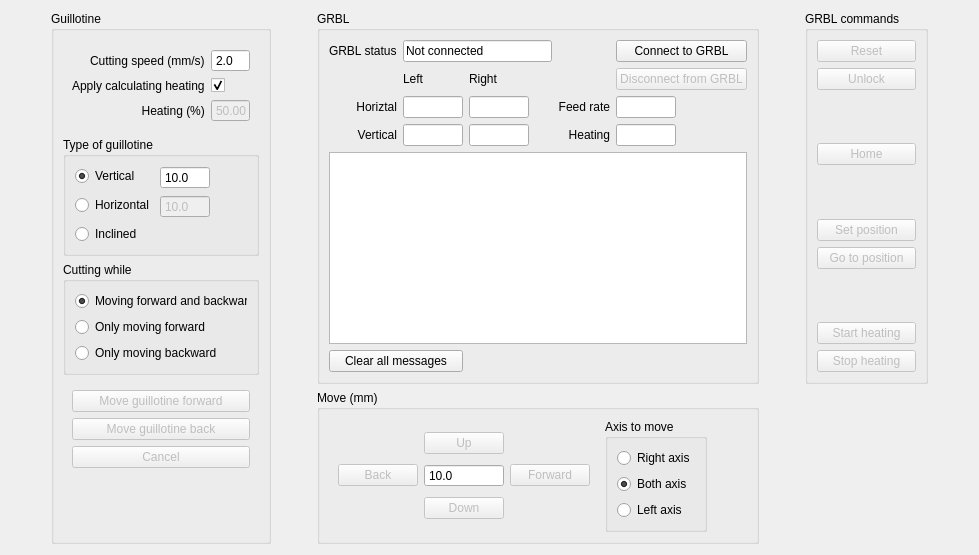
      <widget class="QWidget" name="tabGuillotine">
       <attribute name="title">
        <string>Guillotine &amp;&amp; Move</string>
       </attribute>
       <layout class="QGridLayout" name="gridLayout_4">
        <item row="0" column="5">
         <widget class="QGroupBox" name="groupBox_15">
          <property name="title">
           <string>GRBL commands</string>
          </property>
          <layout class="QVBoxLayout" name="verticalLayout_16">
           <item>
            <widget class="QPushButton" name="pbReset">
             <property name="enabled">
              <bool>false</bool>
             </property>
             <property name="text">
              <string>Reset</string>
             </property>
            </widget>
           </item>
           <item>
            <widget class="QPushButton" name="pbUnlock">
             <property name="enabled">
              <bool>false</bool>
             </property>
             <property name="text">
              <string>Unlock</string>
             </property>
            </widget>
           </item>
           <item>
            <spacer name="verticalSpacer_4">
             <property name="orientation">
              <enum>Qt::Vertical</enum>
             </property>
             <property name="sizeHint" stdset="0">
              <size>
               <width>20</width>
               <height>40</height>
              </size>
             </property>
            </spacer>
           </item>
           <item>
            <widget class="QPushButton" name="pbHome">
             <property name="enabled">
              <bool>false</bool>
             </property>
             <property name="text">
              <string>Home</string>
             </property>
            </widget>
           </item>
           <item>
            <spacer name="verticalSpacer_5">
             <property name="orientation">
              <enum>Qt::Vertical</enum>
             </property>
             <property name="sizeHint" stdset="0">
              <size>
               <width>20</width>
               <height>40</height>
              </size>
             </property>
            </spacer>
           </item>
           <item>
            <widget class="QPushButton" name="pbSetPosition">
             <property name="enabled">
              <bool>false</bool>
             </property>
             <property name="text">
              <string>Set position</string>
             </property>
            </widget>
           </item>
           <item>
            <widget class="QPushButton" name="pbGoToPosition">
             <property name="enabled">
              <bool>false</bool>
             </property>
             <property name="text">
              <string>Go to position</string>
             </property>
            </widget>
           </item>
           <item>
            <spacer name="verticalSpacer_6">
             <property name="orientation">
              <enum>Qt::Vertical</enum>
             </property>
             <property name="sizeHint" stdset="0">
              <size>
               <width>20</width>
               <height>40</height>
              </size>
             </property>
            </spacer>
           </item>
           <item>
            <widget class="QPushButton" name="pbStartHeating">
             <property name="enabled">
              <bool>false</bool>
             </property>
             <property name="text">
              <string>Start heating</string>
             </property>
            </widget>
           </item>
           <item>
            <widget class="QPushButton" name="pbStopHeating">
             <property name="enabled">
              <bool>false</bool>
             </property>
             <property name="text">
              <string>Stop heating</string>
             </property>
            </widget>
           </item>
          </layout>
         </widget>
        </item>
        <item row="0" column="3">
         <widget class="QGroupBox" name="groupBox_14">
          <property name="title">
           <string>GRBL</string>
          </property>
          <layout class="QGridLayout" name="gridLayout_3">
           <item row="0" column="1" colspan="3">
            <widget class="QLineEdit" name="grblStatus">
             <property name="enabled">
              <bool>true</bool>
             </property>
             <property name="text">
              <string>Not connected</string>
             </property>
             <property name="readOnly">
              <bool>true</bool>
             </property>
            </widget>
           </item>
           <item row="2" column="5">
            <widget class="QLineEdit" name="grblF">
             <property name="maximumSize">
              <size>
               <width>60</width>
               <height>16777215</height>
              </size>
             </property>
             <property name="readOnly">
              <bool>true</bool>
             </property>
            </widget>
           </item>
           <item row="2" column="0">
            <widget class="QLabel" name="label_43">
             <property name="layoutDirection">
              <enum>Qt::LeftToRight</enum>
             </property>
             <property name="text">
              <string>Horiztal</string>
             </property>
             <property name="alignment">
              <set>Qt::AlignRight|Qt::AlignTrailing|Qt::AlignVCenter</set>
             </property>
            </widget>
           </item>
           <item row="3" column="2">
            <widget class="QLineEdit" name="grblYD">
             <property name="maximumSize">
              <size>
               <width>60</width>
               <height>16777215</height>
              </size>
             </property>
             <property name="readOnly">
              <bool>true</bool>
             </property>
            </widget>
           </item>
           <item row="3" column="4">
            <widget class="QLabel" name="label_46">
             <property name="text">
              <string>Heating</string>
             </property>
             <property name="alignment">
              <set>Qt::AlignRight|Qt::AlignTrailing|Qt::AlignVCenter</set>
             </property>
            </widget>
           </item>
           <item row="6" column="0" colspan="2">
            <widget class="QPushButton" name="pbClearMsg">
             <property name="text">
              <string>Clear all messages</string>
             </property>
            </widget>
           </item>
           <item row="2" column="1">
            <widget class="QLineEdit" name="grblXG">
             <property name="maximumSize">
              <size>
               <width>60</width>
               <height>16777215</height>
              </size>
             </property>
             <property name="readOnly">
              <bool>true</bool>
             </property>
            </widget>
           </item>
           <item row="5" column="0" colspan="6">
            <widget class="QTextEdit" name="teMsgBox"/>
           </item>
           <item row="1" column="2">
            <widget class="QLabel" name="label_45">
             <property name="text">
              <string>Right</string>
             </property>
            </widget>
           </item>
           <item row="0" column="0">
            <widget class="QLabel" name="label_41">
             <property name="text">
              <string>GRBL status</string>
             </property>
            </widget>
           </item>
           <item row="1" column="1">
            <widget class="QLabel" name="label_42">
             <property name="text">
              <string>Left</string>
             </property>
            </widget>
           </item>
           <item row="3" column="1">
            <widget class="QLineEdit" name="grblYG">
             <property name="maximumSize">
              <size>
               <width>60</width>
               <height>16777215</height>
              </size>
             </property>
             <property name="readOnly">
              <bool>true</bool>
             </property>
            </widget>
           </item>
           <item row="2" column="4">
            <widget class="QLabel" name="label_47">
             <property name="text">
              <string>Feed rate</string>
             </property>
             <property name="alignment">
              <set>Qt::AlignRight|Qt::AlignTrailing|Qt::AlignVCenter</set>
             </property>
            </widget>
           </item>
           <item row="3" column="0">
            <widget class="QLabel" name="label_44">
             <property name="text">
              <string>Vertical</string>
             </property>
             <property name="alignment">
              <set>Qt::AlignRight|Qt::AlignTrailing|Qt::AlignVCenter</set>
             </property>
            </widget>
           </item>
           <item row="2" column="2">
            <widget class="QLineEdit" name="grblXD">
             <property name="maximumSize">
              <size>
               <width>60</width>
               <height>16777215</height>
              </size>
             </property>
             <property name="readOnly">
              <bool>true</bool>
             </property>
            </widget>
           </item>
           <item row="3" column="5">
            <widget class="QLineEdit" name="grblS">
             <property name="maximumSize">
              <size>
               <width>60</width>
               <height>16777215</height>
              </size>
             </property>
             <property name="readOnly">
              <bool>true</bool>
             </property>
            </widget>
           </item>
           <item row="0" column="5">
            <widget class="QPushButton" name="pbConnect">
             <property name="enabled">
              <bool>true</bool>
             </property>
             <property name="text">
              <string>Connect to GRBL</string>
             </property>
            </widget>
           </item>
           <item row="1" column="5">
            <widget class="QPushButton" name="pbDisconnect">
             <property name="enabled">
              <bool>false</bool>
             </property>
             <property name="text">
              <string>Disconnect from GRBL</string>
             </property>
            </widget>
           </item>
          </layout>
         </widget>
        </item>
        <item row="0" column="2">
         <spacer name="horizontalSpacer_8">
          <property name="orientation">
           <enum>Qt::Horizontal</enum>
          </property>
          <property name="sizeHint" stdset="0">
           <size>
            <width>40</width>
            <height>20</height>
           </size>
          </property>
         </spacer>
        </item>
        <item row="0" column="0">
         <spacer name="horizontalSpacer_13">
          <property name="orientation">
           <enum>Qt::Horizontal</enum>
          </property>
          <property name="sizeHint" stdset="0">
           <size>
            <width>40</width>
            <height>20</height>
           </size>
          </property>
         </spacer>
        </item>
        <item row="0" column="1" rowspan="2">
         <widget class="QGroupBox" name="groupBox_13">
          <property name="maximumSize">
           <size>
            <width>220</width>
            <height>16777215</height>
           </size>
          </property>
          <property name="title">
           <string>Guillotine</string>
          </property>
          <layout class="QVBoxLayout" name="verticalLayout_15">
           <item>
            <widget class="QWidget" name="widget_11" native="true">
             <layout class="QFormLayout" name="formLayout_13">
              <property name="labelAlignment">
               <set>Qt::AlignRight|Qt::AlignTrailing|Qt::AlignVCenter</set>
              </property>
              <item row="0" column="0">
               <widget class="QLabel" name="label_38">
                <property name="text">
                 <string>Cutting speed (mm/s)</string>
                </property>
                <property name="alignment">
                 <set>Qt::AlignLeading|Qt::AlignLeft|Qt::AlignVCenter</set>
                </property>
               </widget>
              </item>
              <item row="0" column="1">
               <widget class="QDoubleSpinBox" name="gCuttingSpeed">
                <property name="buttonSymbols">
                 <enum>QAbstractSpinBox::NoButtons</enum>
                </property>
                <property name="decimals">
                 <number>1</number>
                </property>
                <property name="minimum">
                 <double>0.100000000000000</double>
                </property>
                <property name="maximum">
                 <double>10.000000000000000</double>
                </property>
                <property name="value">
                 <double>2.000000000000000</double>
                </property>
               </widget>
              </item>
              <item row="1" column="0">
               <widget class="QLabel" name="label_39">
                <property name="text">
                 <string>Apply calculating heating</string>
                </property>
               </widget>
              </item>
              <item row="1" column="1">
               <widget class="QCheckBox" name="gApplyCalculatedHeating">
                <property name="acceptDrops">
                 <bool>false</bool>
                </property>
                <property name="text">
                 <string/>
                </property>
                <property name="checked">
                 <bool>true</bool>
                </property>
               </widget>
              </item>
              <item row="2" column="0">
               <widget class="QLabel" name="label_40">
                <property name="text">
                 <string>              Heating (%)</string>
                </property>
               </widget>
              </item>
              <item row="2" column="1">
               <widget class="QDoubleSpinBox" name="gHeating">
                <property name="enabled">
                 <bool>false</bool>
                </property>
                <property name="buttonSymbols">
                 <enum>QAbstractSpinBox::NoButtons</enum>
                </property>
                <property name="maximum">
                 <double>100.000000000000000</double>
                </property>
                <property name="value">
                 <double>50.000000000000000</double>
                </property>
               </widget>
              </item>
             </layout>
            </widget>
           </item>
           <item>
            <widget class="QGroupBox" name="groupBox_12">
             <property name="title">
              <string>Type of guillotine</string>
             </property>
             <layout class="QFormLayout" name="formLayout_14">
              <item row="0" column="0">
               <widget class="QRadioButton" name="rbGuillotineVertical">
                <property name="text">
                 <string>Vertical</string>
                </property>
                <property name="checked">
                 <bool>true</bool>
                </property>
               </widget>
              </item>
              <item row="0" column="1">
               <widget class="QDoubleSpinBox" name="gVDist">
                <property name="maximumSize">
                 <size>
                  <width>50</width>
                  <height>16777215</height>
                 </size>
                </property>
                <property name="buttonSymbols">
                 <enum>QAbstractSpinBox::NoButtons</enum>
                </property>
                <property name="decimals">
                 <number>1</number>
                </property>
                <property name="minimum">
                 <double>0.100000000000000</double>
                </property>
                <property name="maximum">
                 <double>500.000000000000000</double>
                </property>
                <property name="value">
                 <double>10.000000000000000</double>
                </property>
               </widget>
              </item>
              <item row="1" column="0">
               <widget class="QRadioButton" name="rbGuillotineHorizontal">
                <property name="text">
                 <string>Horizontal</string>
                </property>
               </widget>
              </item>
              <item row="1" column="1">
               <widget class="QDoubleSpinBox" name="gHDist">
                <property name="enabled">
                 <bool>false</bool>
                </property>
                <property name="maximumSize">
                 <size>
                  <width>50</width>
                  <height>16777215</height>
                 </size>
                </property>
                <property name="buttonSymbols">
                 <enum>QAbstractSpinBox::NoButtons</enum>
                </property>
                <property name="decimals">
                 <number>1</number>
                </property>
                <property name="minimum">
                 <double>0.100000000000000</double>
                </property>
                <property name="maximum">
                 <double>1000.000000000000000</double>
                </property>
                <property name="value">
                 <double>10.000000000000000</double>
                </property>
               </widget>
              </item>
              <item row="2" column="0">
               <widget class="QRadioButton" name="rbGuillotineInclined">
                <property name="text">
                 <string>Inclined</string>
                </property>
               </widget>
              </item>
             </layout>
            </widget>
           </item>
           <item>
            <widget class="QGroupBox" name="groupBox_13">
             <property name="title">
              <string>Cutting while</string>
             </property>
             <layout class="QVBoxLayout" name="verticalLayout_13">
              <item>
               <widget class="QRadioButton" name="rbGuillotineBoth">
                <property name="text">
                 <string>Moving forward and backward</string>
                </property>
                <property name="checked">
                 <bool>true</bool>
                </property>
               </widget>
              </item>
              <item>
               <widget class="QRadioButton" name="rbGuillotineForward">
                <property name="text">
                 <string>Only moving forward</string>
                </property>
               </widget>
              </item>
              <item>
               <widget class="QRadioButton" name="rbGuillotineBackward">
                <property name="text">
                 <string>Only moving backward</string>
                </property>
               </widget>
              </item>
             </layout>
            </widget>
           </item>
           <item>
            <widget class="QWidget" name="widget_12" native="true">
             <layout class="QVBoxLayout" name="verticalLayout_14">
              <item>
               <widget class="QPushButton" name="pbMoveGuillotineForward">
                <property name="enabled">
                 <bool>false</bool>
                </property>
                <property name="text">
                 <string>Move guillotine forward</string>
                </property>
               </widget>
              </item>
              <item>
               <widget class="QPushButton" name="pbMoveGuillotineBack">
                <property name="enabled">
                 <bool>false</bool>
                </property>
                <property name="text">
                 <string>Move guillotine back</string>
                </property>
               </widget>
              </item>
              <item>
               <widget class="QPushButton" name="pbMoveCancel">
                <property name="enabled">
                 <bool>false</bool>
                </property>
                <property name="text">
                 <string>Cancel</string>
                </property>
               </widget>
              </item>
             </layout>
            </widget>
           </item>
           <item>
            <spacer name="verticalSpacer_7">
             <property name="orientation">
              <enum>Qt::Vertical</enum>
             </property>
             <property name="sizeHint" stdset="0">
              <size>
               <width>20</width>
               <height>40</height>
              </size>
             </property>
            </spacer>
           </item>
          </layout>
         </widget>
        </item>
        <item row="0" column="4">
         <spacer name="horizontalSpacer_7">
          <property name="orientation">
           <enum>Qt::Horizontal</enum>
          </property>
          <property name="sizeHint" stdset="0">
           <size>
            <width>40</width>
            <height>20</height>
           </size>
          </property>
         </spacer>
        </item>
        <item row="1" column="3">
         <widget class="QGroupBox" name="groupBox_16">
          <property name="title">
           <string>Move (mm)</string>
          </property>
          <layout class="QHBoxLayout" name="horizontalLayout_10">
           <item>
            <widget class="QWidget" name="widget_13" native="true">
             <layout class="QGridLayout" name="gridLayout_5">
              <item row="0" column="1">
               <widget class="QPushButton" name="pbMoveUp">
                <property name="enabled">
                 <bool>false</bool>
                </property>
                <property name="text">
                 <string>Up</string>
                </property>
               </widget>
              </item>
              <item row="1" column="0">
               <widget class="QPushButton" name="pbMoveBack">
                <property name="enabled">
                 <bool>false</bool>
                </property>
                <property name="text">
                 <string>Back</string>
                </property>
               </widget>
              </item>
              <item row="1" column="1">
               <widget class="QDoubleSpinBox" name="gMoveDist">
                <property name="buttonSymbols">
                 <enum>QAbstractSpinBox::NoButtons</enum>
                </property>
                <property name="decimals">
                 <number>1</number>
                </property>
                <property name="minimum">
                 <double>0.100000000000000</double>
                </property>
                <property name="maximum">
                 <double>15000.000000000000000</double>
                </property>
                <property name="value">
                 <double>10.000000000000000</double>
                </property>
               </widget>
              </item>
              <item row="1" column="2">
               <widget class="QPushButton" name="pbMoveForward">
                <property name="enabled">
                 <bool>false</bool>
                </property>
                <property name="text">
                 <string>Forward</string>
                </property>
               </widget>
              </item>
              <item row="2" column="1">
               <widget class="QPushButton" name="pbMoveDown">
                <property name="enabled">
                 <bool>false</bool>
                </property>
                <property name="text">
                 <string>Down</string>
                </property>
               </widget>
              </item>
             </layout>
            </widget>
           </item>
           <item>
            <widget class="QGroupBox" name="groupBox_17">
             <property name="title">
              <string>Axis to move</string>
             </property>
             <layout class="QVBoxLayout" name="verticalLayout_17">
              <item>
               <widget class="QRadioButton" name="rbMoveRightAxis">
                <property name="text">
                 <string>Right axis</string>
                </property>
               </widget>
              </item>
              <item>
               <widget class="QRadioButton" name="rbMoveBothAxis">
                <property name="text">
                 <string>Both axis</string>
                </property>
                <property name="checked">
                 <bool>true</bool>
                </property>
               </widget>
              </item>
              <item>
               <widget class="QRadioButton" name="rbMoveLeftAxis">
                <property name="text">
                 <string>Left axis</string>
                </property>
               </widget>
              </item>
             </layout>
            </widget>
           </item>
           <item>
            <spacer name="horizontalSpacer_5">
             <property name="orientation">
              <enum>Qt::Horizontal</enum>
             </property>
             <property name="sizeHint" stdset="0">
              <size>
               <width>40</width>
               <height>20</height>
              </size>
             </property>
            </spacer>
           </item>
          </layout>
         </widget>
        </item>
        <item row="0" column="6">
         <spacer name="horizontalSpacer_14">
          <property name="orientation">
           <enum>Qt::Horizontal</enum>
          </property>
          <property name="sizeHint" stdset="0">
           <size>
            <width>40</width>
            <height>20</height>
           </size>
          </property>
         </spacer>
        </item>
       </layout>
      </widget>
